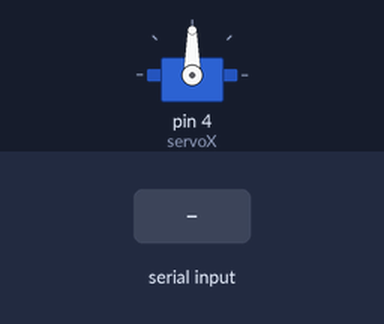
A sketch run on a simulated Arduino Uno, built with avr-gcc and run on an emulated ATmega328P. Shown: servo. The test bench sets the inputs (shaded band).

Above: at 1.2 s.
1.3 s: "30,150\n" received over Serial
At 3.5 s:
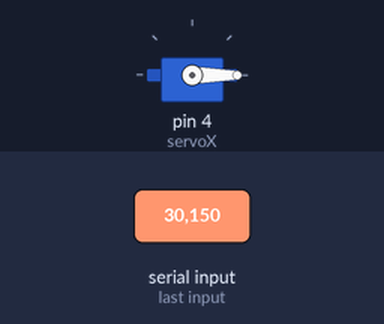
3.8 s: "90,45\n" received over Serial
At 4.6 s:
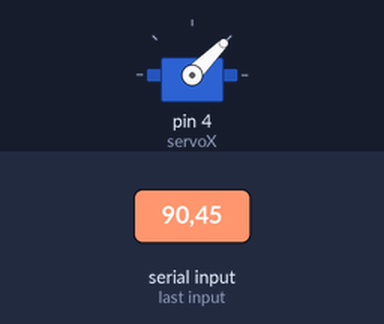
6.3 s: "200\n" received over Serial
At 6.7 s:
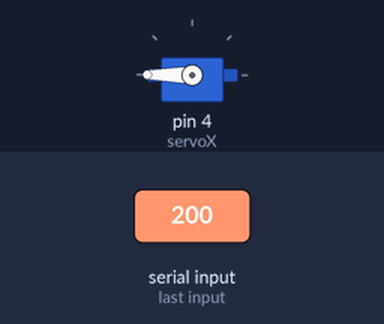
Timing chart, 0 to 9.3 s (numbered marks = the images above; inputs shaded):
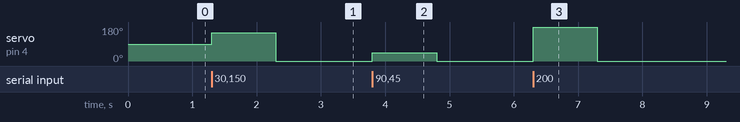

Measured:
- after the input at 1.3 s, servo on pin 4 (servoX): 90° → 150° at once, → 0° 1.0 s later
- after the input at 3.8 s, servo on pin 4 (servoX): 0° → 45° at once, → 0° 1.0 s later
- after the input at 6.3 s, servo on pin 4 (servoX): 0° → 180° at once, → 0° 1.0 s later

The sketch:

servoControl.ino
```cpp
#include <Servo.h>

Servo servoX;

void setup() {
  servoX.attach(4);
  Serial.begin(57600);
}

void loop() {
  if(Serial.available() > 0) {
    int angle = Serial.parseInt();
    servoX.write(angle);
  }
}
```
